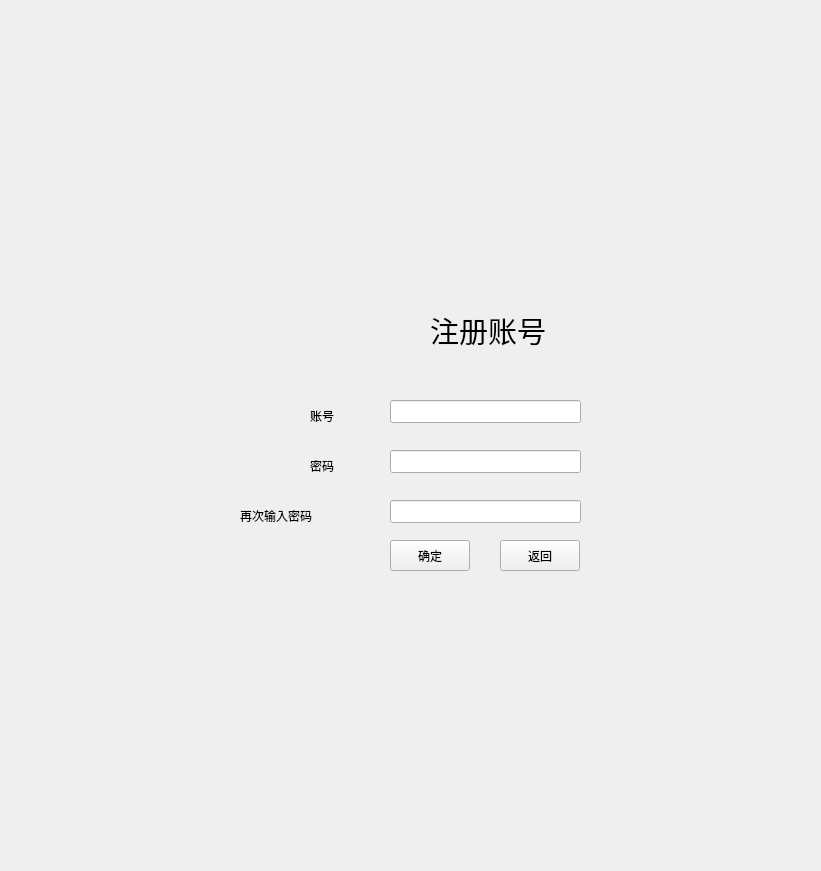
<?xml version="1.0" encoding="UTF-8"?>
<ui version="4.0">
 <class>newIdWid</class>
 <widget class="QWidget" name="newIdWid">
  <property name="enabled">
   <bool>true</bool>
  </property>
  <property name="windowTitle">
   <string>Form</string>
  </property>
  <widget class="QPushButton" name="enter">
   <property name="geometry">
    <rect>
     <x>390</x>
     <y>540</y>
     <width>80</width>
     <height>31</height>
    </rect>
   </property>
   <property name="text">
    <string>确定</string>
   </property>
  </widget>
  <widget class="QPushButton" name="back">
   <property name="geometry">
    <rect>
     <x>500</x>
     <y>540</y>
     <width>80</width>
     <height>31</height>
    </rect>
   </property>
   <property name="text">
    <string>返回</string>
   </property>
  </widget>
  <widget class="QLabel" name="label">
   <property name="geometry">
    <rect>
     <x>310</x>
     <y>400</y>
     <width>54</width>
     <height>31</height>
    </rect>
   </property>
   <property name="text">
    <string>账号</string>
   </property>
  </widget>
  <widget class="QLabel" name="label_2">
   <property name="geometry">
    <rect>
     <x>310</x>
     <y>450</y>
     <width>54</width>
     <height>31</height>
    </rect>
   </property>
   <property name="text">
    <string>密码</string>
   </property>
  </widget>
  <widget class="QLabel" name="label_3">
   <property name="geometry">
    <rect>
     <x>240</x>
     <y>500</y>
     <width>141</width>
     <height>31</height>
    </rect>
   </property>
   <property name="text">
    <string>再次输入密码</string>
   </property>
  </widget>
  <widget class="QLabel" name="label_4">
   <property name="geometry">
    <rect>
     <x>430</x>
     <y>300</y>
     <width>121</width>
     <height>61</height>
    </rect>
   </property>
   <property name="text">
    <string>&lt;html&gt;&lt;head/&gt;&lt;body&gt;&lt;p&gt;&lt;span style=&quot; font-size:22pt;&quot;&gt;注册账号&lt;/span&gt;&lt;/p&gt;&lt;/body&gt;&lt;/html&gt;</string>
   </property>
  </widget>
  <widget class="QLineEdit" name="putId">
   <property name="geometry">
    <rect>
     <x>390</x>
     <y>400</y>
     <width>191</width>
     <height>23</height>
    </rect>
   </property>
  </widget>
  <widget class="QLineEdit" name="putPassword1">
   <property name="geometry">
    <rect>
     <x>390</x>
     <y>450</y>
     <width>191</width>
     <height>23</height>
    </rect>
   </property>
  </widget>
  <widget class="QLineEdit" name="putPassword2">
   <property name="geometry">
    <rect>
     <x>390</x>
     <y>500</y>
     <width>191</width>
     <height>23</height>
    </rect>
   </property>
  </widget>
 </widget>
 <resources/>
 <connections/>
</ui>
